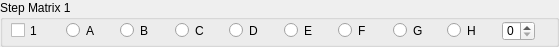
   <widget class="QGroupBox" name="groupBox_5">
    <property name="geometry">
     <rect>
      <x>102</x>
      <y>262</y>
      <width>559</width>
      <height>47</height>
     </rect>
    </property>
    <property name="title">
     <string>Step Matrix 1</string>
    </property>
    <widget class="QCheckBox" name="checkBox_3">
     <property name="geometry">
      <rect>
       <x>11</x>
       <y>22</y>
       <width>29</width>
       <height>17</height>
      </rect>
     </property>
     <property name="text">
      <string>1</string>
     </property>
    </widget>
    <widget class="QSpinBox" name="spinBox_3">
     <property name="geometry">
      <rect>
       <x>502</x>
       <y>21</y>
       <width>33</width>
       <height>20</height>
      </rect>
     </property>
    </widget>
    <widget class="QRadioButton" name="radioButton_25">
     <property name="geometry">
      <rect>
       <x>66</x>
       <y>22</y>
       <width>30</width>
       <height>17</height>
      </rect>
     </property>
     <property name="text">
      <string>A</string>
     </property>
    </widget>
    <widget class="QRadioButton" name="radioButton_26">
     <property name="geometry">
      <rect>
       <x>120</x>
       <y>22</y>
       <width>29</width>
       <height>17</height>
      </rect>
     </property>
     <property name="text">
      <string>B</string>
     </property>
    </widget>
    <widget class="QRadioButton" name="radioButton_27">
     <property name="geometry">
      <rect>
       <x>175</x>
       <y>22</y>
       <width>30</width>
       <height>17</height>
      </rect>
     </property>
     <property name="text">
      <string>C</string>
     </property>
    </widget>
    <widget class="QRadioButton" name="radioButton_28">
     <property name="geometry">
      <rect>
       <x>229</x>
       <y>22</y>
       <width>30</width>
       <height>17</height>
      </rect>
     </property>
     <property name="text">
      <string>D</string>
     </property>
    </widget>
    <widget class="QRadioButton" name="radioButton_29">
     <property name="geometry">
      <rect>
       <x>284</x>
       <y>22</y>
       <width>29</width>
       <height>17</height>
      </rect>
     </property>
     <property name="text">
      <string>E</string>
     </property>
    </widget>
    <widget class="QRadioButton" name="radioButton_30">
     <property name="geometry">
      <rect>
       <x>338</x>
       <y>22</y>
       <width>29</width>
       <height>17</height>
      </rect>
     </property>
     <property name="text">
      <string>F</string>
     </property>
    </widget>
    <widget class="QRadioButton" name="radioButton_31">
     <property name="geometry">
      <rect>
       <x>393</x>
       <y>22</y>
       <width>30</width>
       <height>17</height>
      </rect>
     </property>
     <property name="text">
      <string>G</string>
     </property>
    </widget>
    <widget class="QRadioButton" name="radioButton_32">
     <property name="geometry">
      <rect>
       <x>447</x>
       <y>22</y>
       <width>30</width>
       <height>17</height>
      </rect>
     </property>
     <property name="text">
      <string>H</string>
     </property>
    </widget>
   </widget>
